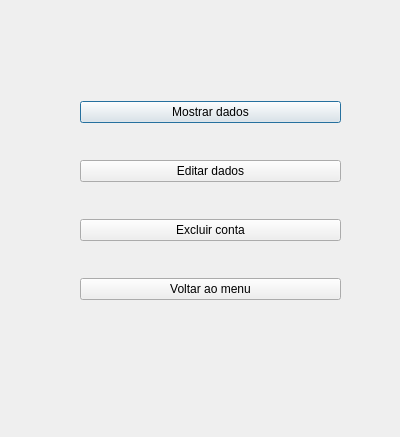
<?xml version="1.0" encoding="UTF-8"?>
<ui version="4.0">
 <class>telalogin</class>
 <widget class="QDialog" name="telalogin">
  <property name="geometry">
   <rect>
    <x>0</x>
    <y>0</y>
    <width>400</width>
    <height>437</height>
   </rect>
  </property>
  <property name="windowTitle">
   <string>Dialog</string>
  </property>
  <widget class="QWidget" name="">
   <property name="geometry">
    <rect>
     <x>80</x>
     <y>70</y>
     <width>261</width>
     <height>261</height>
    </rect>
   </property>
   <layout class="QVBoxLayout" name="verticalLayout">
    <item>
     <widget class="QPushButton" name="btndadoslogin">
      <property name="text">
       <string>Mostrar dados</string>
      </property>
     </widget>
    </item>
    <item>
     <widget class="QPushButton" name="btneditalogin">
      <property name="text">
       <string>Editar dados</string>
      </property>
     </widget>
    </item>
    <item>
     <widget class="QPushButton" name="btnexcluilogin">
      <property name="text">
       <string>Excluir conta</string>
      </property>
     </widget>
    </item>
    <item>
     <widget class="QPushButton" name="btnexitmenu">
      <property name="text">
       <string>Voltar ao menu</string>
      </property>
     </widget>
    </item>
   </layout>
  </widget>
 </widget>
 <resources/>
 <connections/>
</ui>
